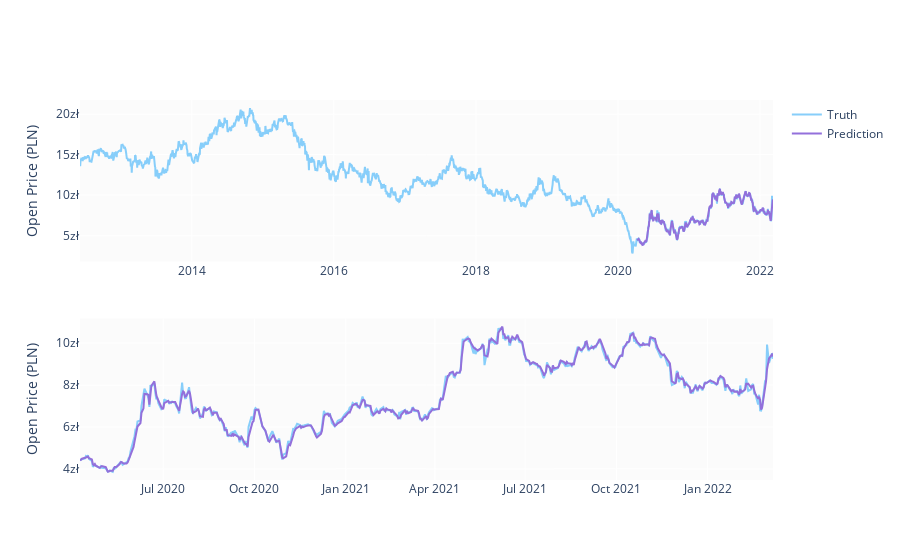

The code cell stored with this chart in its notebook:
### Code cell
predicted_prices = df.loc[test_split_idx+1:].copy()
predicted_prices['Otwarcie'] = y_pred

fig = make_subplots(rows=2, cols=1)
fig.add_trace(go.Scatter(x=df.Data, y=df.Otwarcie,
                        name='Truth',
                        marker_color='LightSkyBlue'), row=1, col=1)

fig.add_trace(go.Scatter(x=predicted_prices.Data,
                        y=predicted_prices.Otwarcie,
                        name='Prediction',
                        marker_color='MediumPurple'), row=1, col=1)

fig.add_trace(go.Scatter(x=predicted_prices.Data,
                        y=y_test,
                        name='Truth',
                        marker_color='LightSkyBlue',
                        showlegend=False), row=2, col=1)

fig.add_trace(go.Scatter(x=predicted_prices.Data,
                        y=y_pred,
                        name='Prediction',
                        marker_color='MediumPurple',
                        showlegend=False), row=2, col=1)
fig.update_yaxes(ticksuffix="zł", title_text='Open Price (PLN)')

fig.show()

### Figure 1 — Plotly figure (JSON) as saved in the notebook; plotly's stock layout.template omitted (floating-point values rounded to 4 significant figures; data arrays with more than 128 entries replaced by an {"elided": "..."} marker saying what was removed)
{"data": [{"marker": {"color": "LightSkyBlue"}, "name": "Truth", "type": "scatter", "x": {"elided": "2445 str values"}, "xaxis": "x", "y": {"elided": "2445 float values"}, "yaxis": "y"}, {"marker": {"color": "MediumPurple"}, "name": "Prediction", "type": "scatter", "x": {"elided": "488 str values"}, "xaxis": "x", "y": {"elided": "488 float values"}, "yaxis": "y"}, {"marker": {"color": "LightSkyBlue"}, "name": "Truth", "showlegend": false, "type": "scatter", "x": {"elided": "488 str values"}, "xaxis": "x2", "y": {"elided": "488 float values"}, "yaxis": "y2"}, {"marker": {"color": "MediumPurple"}, "name": "Prediction", "showlegend": false, "type": "scatter", "x": {"elided": "488 str values"}, "xaxis": "x2", "y": {"elided": "488 float values"}, "yaxis": "y2"}], "layout": {"xaxis": {"anchor": "y", "domain": [0, 1]}, "xaxis2": {"anchor": "y2", "domain": [0, 1]}, "yaxis": {"anchor": "x", "domain": [0.575, 1], "ticksuffix": "zł", "title": {"text": "Open Price (PLN)"}}, "yaxis2": {"anchor": "x2", "domain": [0, 0.425], "ticksuffix": "zł", "title": {"text": "Open Price (PLN)"}}}}
